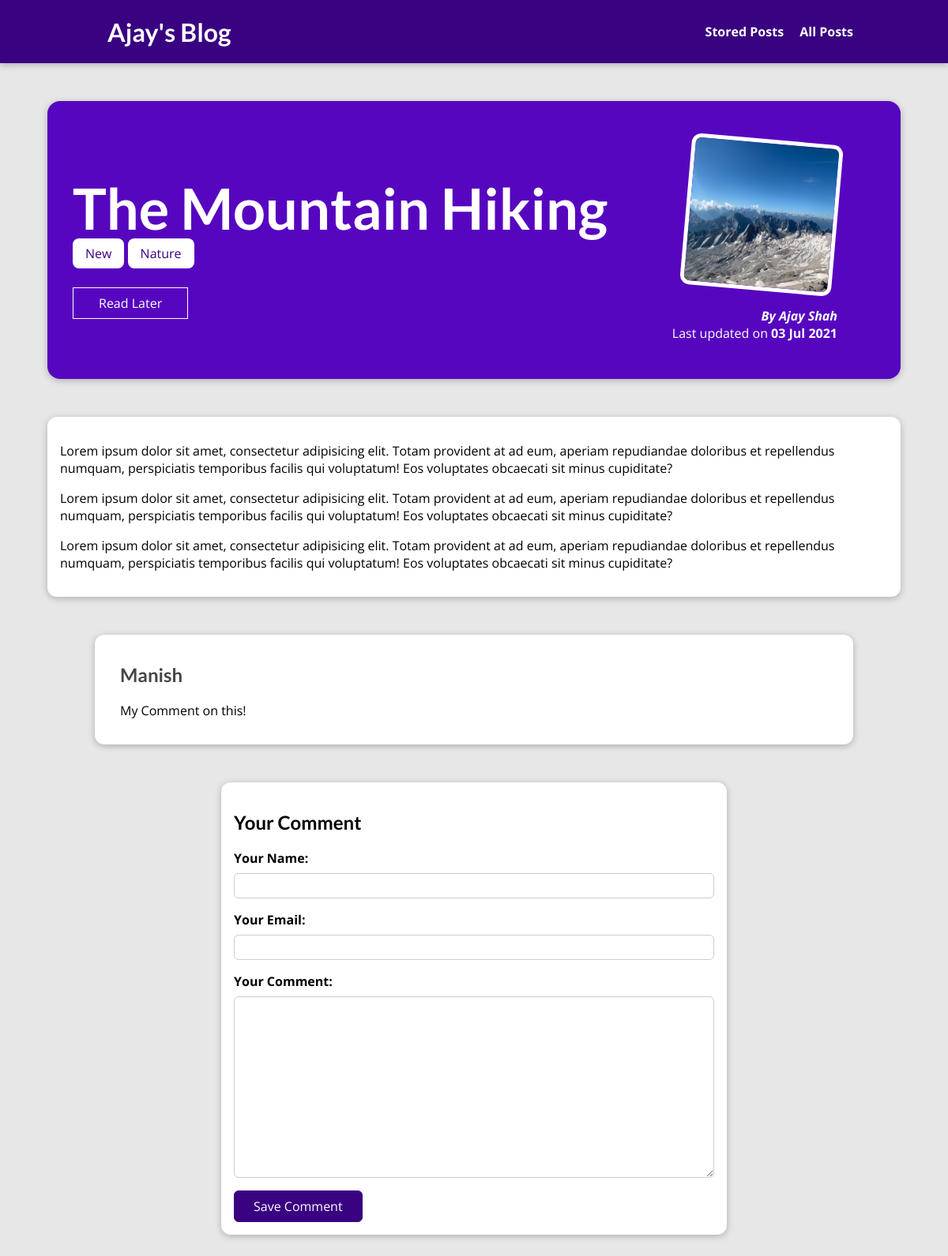
Page /posts/the-mountain-hiking on the committed database.
### blog/models.py (models this page shows, shortened)
class Post(models.Model):
    title = models.CharField(max_length=150)
    excerpt = models.CharField(max_length=200)
    image = models.ImageField(upload_to='posts', null=True)
    date = models.DateField(auto_now=True)
    slug = models.SlugField(unique=True)
    content = models.TextField(validators=[MinLengthValidator(10)])
    author = models.ForeignKey(Author,
                               null=True,
                               on_delete=models.SET_NULL,
                               related_name="posts")
    tag = models.ManyToManyField(Tag)

class Tag(models.Model):
    tag = models.CharField(max_length=20)
    def __str__(self):
        return self.tag

class Author(models.Model):
    first_name = models.CharField(max_length=100)
    last_name = models.CharField(max_length=100)
    email_address = models.EmailField()
    def full_name(self):
        return f"{self.first_name} {self.last_name}"
    def __str__(self):
        return self.full_name()

class Comment(models.Model):
    user_name = models.CharField(max_length=120)
    user_email = models.EmailField()
    text = models.TextField(max_length=400)
    post = models.ForeignKey(Post,
                             on_delete=models.CASCADE,
                             related_name="comments")

### blog/views.py (the view, shortened to what this page needs)
class SinglePostView(View):
    def is_stored_post(self, request, post_id):
        stored_posts = request.session.get('stored_posts')
        if stored_posts is not None:
            is_saved_for_later = post_id in stored_posts
        else:
            is_saved_for_later = False
        return is_saved_for_later
    def get(self, request, slug):
        post = Post.objects.get(slug=slug)
        comments = post.comments.all().order_by('-id')
        context = {
            "post": post,
            "tags": post.tag.all(),
            "comment_form": CommentForm(),
            "comments": comments,
            "comments_length": len(comments),
            "saved_for_later": self.is_stored_post(request, post.id)
        }
        return render(request, "blog/post-detail.html", context)

### blog/forms.py
class CommentForm(forms.ModelForm):
    class Meta:
        model = Comment
        exclude = ["post"]
        labels = {
            "user_name": "Your Name",
            "user_email": "Your Email",
            "text": "Your Comment"
        }

### blog/templates/blog/post-detail.html (shortened to what this page needs)
{% extends 'base.html' %}
{% load static %}
{% block css_files %}
  <link rel="stylesheet" href="{% static "blog/post-detail.css" %}">
{% endblock css_files %}
{% block content %}
  <section id="summary">
    <h2>{{post.title|title}}</h2>
    <div>
      {% for tag in tags %}
        <span class="tag">{{ tag }}</span>
      {% endfor %}
    </div>
    <div id="read-later">
    <form action="{% url "read-later" %}" method="POST">
      <button>
        {% if saved_for_later %}
          Remove from "Read Later" List
        {% else %}
          Read Later
        {% endif %}
      </button>
    </form>
  </div>
    <article>
      <img src="{{post.image.url}}" alt="{{post.title|title}}">
      <address>By <a href="mailto:{{ post.author.email_address }}" >{{post.author}}</a></address>
        <div>
          Last updated on <time>{{post.date|date:"d M Y"}}</time>
        </div>
    </article>
  </section>
  <main>
    {{post.content|linebreaks}}
  </main>
  {% if comments_length %}
    <section id="comments">
      <ul>
        {% for comment in comments %}
          <li>
            <h2>{{ comment.user_name }}</h2>
            <p>{{ comment.text|linebreaks }}</p>
          </li>
        {% endfor %}
      </ul>
    </section>
  {% endif %}
  <section id="comment-form">
    <h2>Your Comment</h2>
    <form  method="post">
      {% for form_field in comment_form %}
        <div class="form-control {% if form_field.errors %}invalid{% endif %}">
          {{ form_field.label_tag }}
          {{ form_field }}
        </div>
      {% endfor %}
      <button>Save Comment</button>
    </form>
  </section>
{% endblock content %}

### templates/base.html (shortened to what this page needs)
{% load static %}
<!DOCTYPE html>
<html lang="en">
  <head>
    <link rel="stylesheet" href="{% static "app.css"%}">
    {% block css_files %}{% endblock css_files %}
  </head>
  <body>
    <header id="main-navigation">
      <h1><a href="{% url "starting-page" %}">Ajay's Blog</a></h1>
      <nav>
        <a href="{% url "read-later" %}">Stored Posts</a>
        <a href="{% url "posts-page" %}">All Posts</a>
      </nav>
  </header>
    {% block content %}{% endblock content %}
  </body>
</html>

### static/app.css (style rules this page uses)
* { box-sizing: border-box; }
html { font-family: 'Open Sans', 'Lato', sans-serif; }
body { margin: 0; }
h1, h2, h3 { font-family: 'Lato', sans-serif; font-weight: bold; }
#main-navigation { width: 100%; height: 5rem; display: flex; justify-content: space-between; align-items: center; padding: 0 10%; position: absolute; top: 0; left: 0; }
#main-navigation a { text-decoration: none; color: white; font-weight: bold; margin-left: 1rem; }

### blog/static/blog/post-detail.css (style rules this page uses)
body { background-color: #e7e7e7; }
#main-navigation { background-color: #390281; box-shadow: 0 2px 8px rgba(0, 0, 0, 0.25); }
#summary { margin: 8rem auto 3rem auto; padding: 2rem; width: 90%; max-width: 90rem; border-radius: 16px; background-color: #5706c0; position: relative; box-shadow: 0 2px 8px rgba(0, 0, 0, 0.25); height: 22rem; }
#summary h2 { color: white; font-size: 4.5rem; margin-bottom: 0.25rem; }
#summary article { position: absolute; top: 2rem; right: 3rem; padding: 1rem 2rem; border-radius: 12px; text-align: right; color: white; }
#summary article img { width: 12rem; height: 12rem; border-radius: 12px; transform: rotateZ(5deg); border: 5px solid white; margin-bottom: 1rem; }
#summary address { font-weight: bold; }
#summary a { color: white; text-decoration: none; }
#summary time { font-weight: bold; }
#read-later { margin: 2rem 0; }
#read-later button { background-color: transparent; border: 1px solid white; padding: 0.5rem 2rem; font: inherit; color: white; cursor: pointer; }
main { width: 90%; max-width: 90rem; margin: 3rem auto; background-color: white; padding: 1rem; border-radius: 12px; box-shadow: 0 2px 8px rgba(0, 0, 0, 0.25); }
.tag { background-color: white; color: #390281; padding: 0.5rem 1rem; border-radius: 8px; }
#comment-form { margin: 3rem auto; width: 90%; max-width: 40rem; border-radius: 12px; background-color: white; box-shadow: 0 2px 8px rgba(0, 0, 0, 0.25); padding: 1rem; }
#comment-form button { font: inherit; background-color: #390281; color: white; border: 1px solid #390281; padding: 0.5rem 1.5rem; border-radius: 6px; cursor: pointer; }
.form-control { margin-bottom: 1rem; }
.form-control label { font-weight: bold; margin-bottom: 0.5rem; display: block; }
.form-control input, .form-control textarea { display: block; width: 100%; font: inherit; padding: 0.25rem; border-radius: 6px; border: 1px solid #ccc; }
#comments { margin: 3rem auto; width: 90%; max-width: 60rem; border-radius: 12px; background-color: white; box-shadow: 0 2px 8px rgba(0, 0, 0, 0.25); padding: 1rem 2rem; }
#comments ul { list-style: none; margin: 0; padding: 0; }
#comments li { margin-bottom: 1rem; border-bottom: 2px solid #ccc; }
#comments li:last-of-type { border-bottom: none; }
#comments h2 { color: #464646; }

### rows in the picture
Post: title "The Mountain Hiking", image (picture), author "Ajay Shah", date "03 Jul 2021", content "Lorem ipsum dolor sit amet, consectetur adipisicing elit. Totam provident at ad eum, aperiam repudiandae doloribus et repellendus numquam, perspiciatis temporibus facilis qui voluptatum! Eos voluptates obcaecati sit minus cupiditate? Lorem ipsum dolor sit amet, consectetur adipisicing elit. Totam provident at ad eum, aperiam repudiandae doloribus et repellendus numquam, perspiciatis temporibus facilis qui voluptatum! Eos voluptates obcaecati sit minus cupiditate? Lorem ipsum dolor sit amet, consectetur adipisicing elit. Totam provident at ad eum, aperiam repudiandae doloribus et repellendus numquam, perspiciatis temporibus facilis qui voluptatum! Eos voluptates obcaecati sit minus…"
Tag: tag "New"
Tag: tag "Nature"
Comment: user_name "Manish", text "My Comment on this!"
